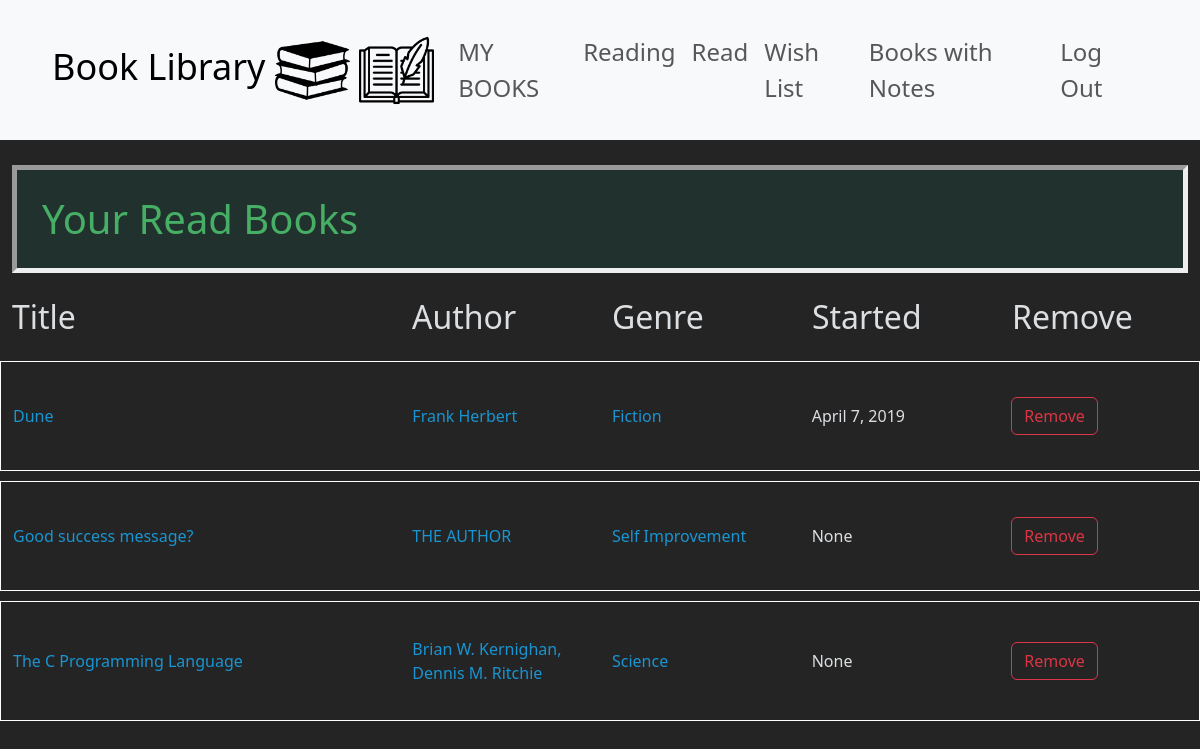
The page /user_list_of_books/read_books (signed in) on the database as committed earlier.
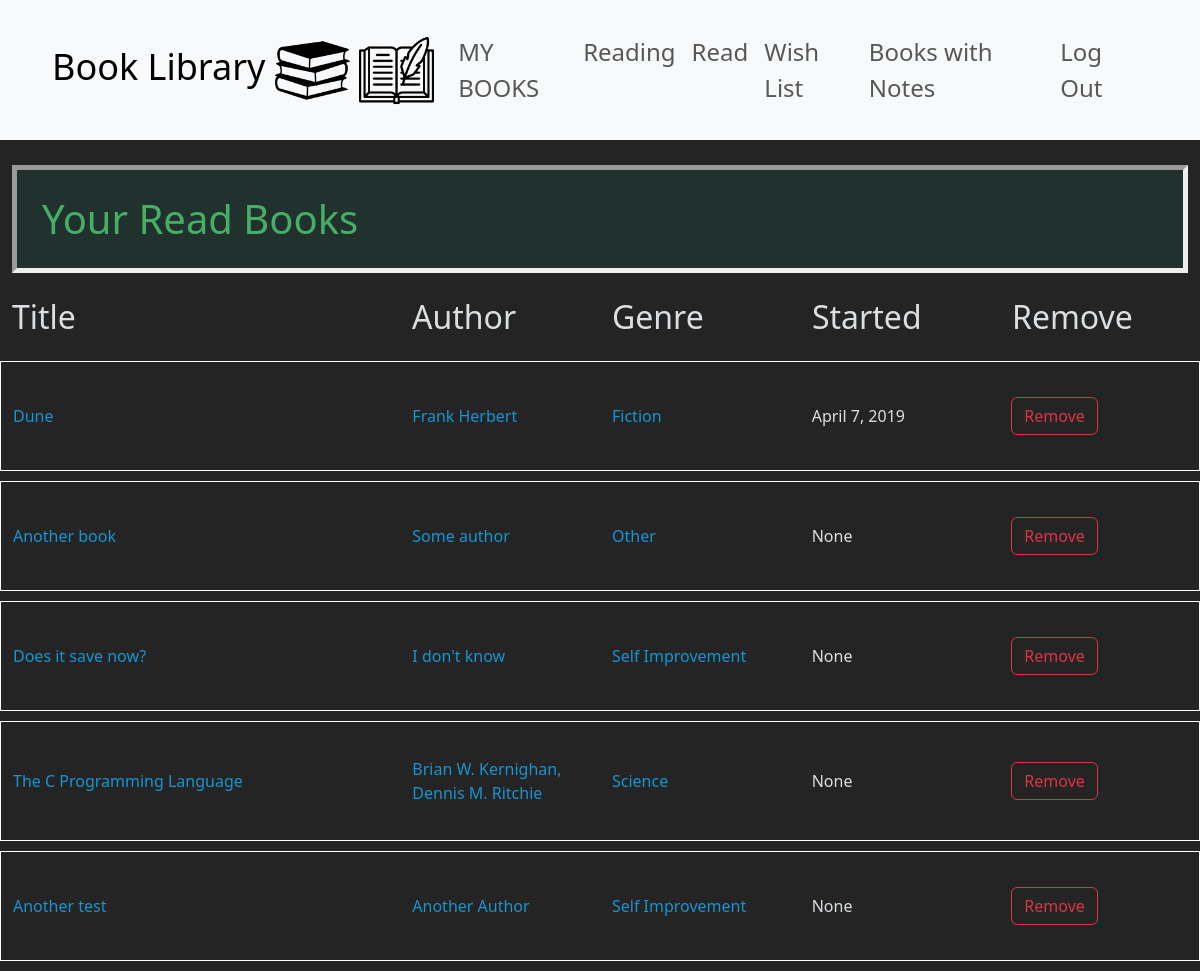
The same page on the database as committed later.
### book_library/models.py (models this page shows, shortened)
class Read(models.Model):
    user = models.ForeignKey(User, blank=False, null=False, on_delete=models.CASCADE, related_name="read_user")
    book = models.ForeignKey(Book, blank=False, null=False, on_delete=models.CASCADE, related_name="read_book")
    why = models.TextField(blank=True, null=True, max_length=1024)
    started_reading = models.DateField(blank=True, null=True)
    recommend = models.BooleanField(blank=True, null=True)
    class Meta:
        constraints = [
            models.UniqueConstraint(fields=['user', 'book'], name='one why per user/book read')
        ]

class Book(models.Model):
    title = models.CharField(max_length=255)
    author = models.CharField(max_length=128)
    class Genre(models.IntegerChoices):
        SELF_IMPROVEMENT = 1
        BIOGRAPHY = 2
        ECONOMY = 3
        FICTION = 4
        SCIENCE = 5
        MINDSET = 6
        OTHER = 7
    genre = models.IntegerField(choices=Genre.choices)
    class Meta:
        constraints = [
            models.UniqueConstraint(fields=['title', 'author'], name='one unique title per author')
        ]

### book_library/views.py (the view)
# urls.py: path("user_list_of_books/<str:what_list>", views.user_list_of_books, name="user_list_of_books"),
def user_list_of_books(request, what_list):
    if what_list == "all_books":
        user_list_of_books = Book.objects.all().order_by("title")
    elif what_list == "reading_books":
        user_list_of_books = Reading.objects.filter(user=request.user)
    elif what_list == "read_books":
        user_list_of_books = Read.objects.filter(user=request.user)
    elif what_list == "wish_books":
        user_list_of_books = Wish.objects.filter(user=request.user)
    elif what_list == "books_with_notes":
        user_notes = Note.objects.filter(user=request.user)
        user_list_of_books = Book.objects.filter(note_book__in=user_notes).distinct()
        print(user_list_of_books)
    context = {"user_list_of_books": user_list_of_books, "what_list": what_list}
    return render(request, "book_library/user_list_of_books.html", context)

### book_library/templates/book_library/user_list_of_books.html (shortened to what this page needs)
{% extends "book_library/layout.html" %}
{% load static %}
{% block body %}
<div class="container-fluid">
    {% if what_list == 'all_books' %}
        <h1>All books in the database</h1>
    {% elif  what_list == 'reading_books' %}
        <h1>Your Reading Books</h1>
    {% elif what_list == 'read_books' %}
        <h1>Your Read Books</h1>
    {% elif what_list == 'wish_books' %}
        <h1>Your Wish List Books</h1>
    {% elif what_list == 'books_with_notes' %}
        <h1>All Your Books with Notes</h1>
    {% endif %}
    <div class="row">
        <div class="col-4"><h3>Title</h3></div>
        <div class="col"><h3>Author</h3></div>
        <div class="col d-none d-lg-block"><h3>Genre</h3></div>
        {% if what_list != 'wish_books' and what_list != 'books_with_notes' %}
        <div class="col"><h3>Started</h3></div>
        {% endif %}
        <div class="col"><h3>Remove</h3></div>
    </div>
    <div class="row">
        <div class="col">
            <ul>
                {% for book in user_list_of_books %}
                <li>
                    <div class="row element-row align-items-center">
                        {% if what_list == 'books_with_notes' %}
                            <div class="col col-4"><a href="{% url 'book_library:detail_view' request.user.id book.id %}">{{ book.title }}</a></div>
                            <div class="col "><a href="{% url 'book_library:author_view' book.author %}">{{ book.author }}</a></div>
                            <div class="col d-none d-lg-block"><a href="{% url 'book_library:genre_view' book.genre %}">{{ book.get_genre_display }}</a></div>
                        {% else %}
                            <div class="col-4"><a href="{% url 'book_library:detail_view' request.user.id book.book.id %}">{{ book.book.title }}</a></div>
                            <div class="col"><a href="{% url 'book_library:author_view' book.book.author %}">{{ book.book.author }}</a></div>
                            <div class="col d-none d-lg-block"><a href="{% url 'book_library:genre_view' book.book.genre %}">{{ book.book.get_genre_display }}</a></div>
                        {% endif %}
                            {% if what_list != 'wish_books' and what_list != 'books_with_notes' %}
                            <div class="col">{{ book.started_reading }}</div>
                            {% endif %}
                            <div class="col"><button class="btn btn-outline-danger remove-button" id="{{ book.book.id }}">Remove</button></div>
                    </div>
                </li>
                {% endfor %}
            </ul>
        </div>
    </div>
</div>
{% endblock %}

Rows that differ between the two databases and show on the page:
removed Read: book "Good success message?", book.author "THE AUTHOR", book.genre "Self Improvement", started_reading "None"
added Read: book "Another book", book.author "Some author", book.genre "Other", started_reading "None"
added Read: book "Does it save now?", book.author "I don't know", book.genre "Self Improvement", started_reading "None"
added Read: book "Another test", book.author "Another Author", book.genre "Self Improvement", started_reading "None"
